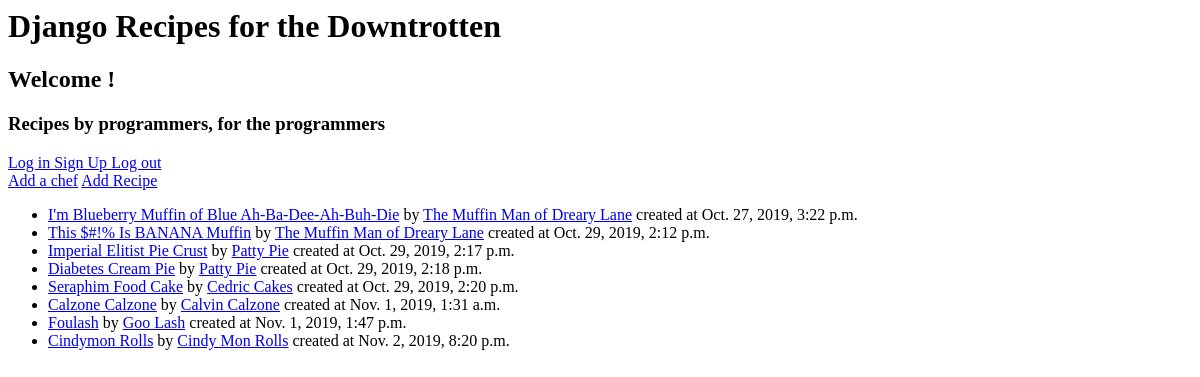
Before: / with the older database file.
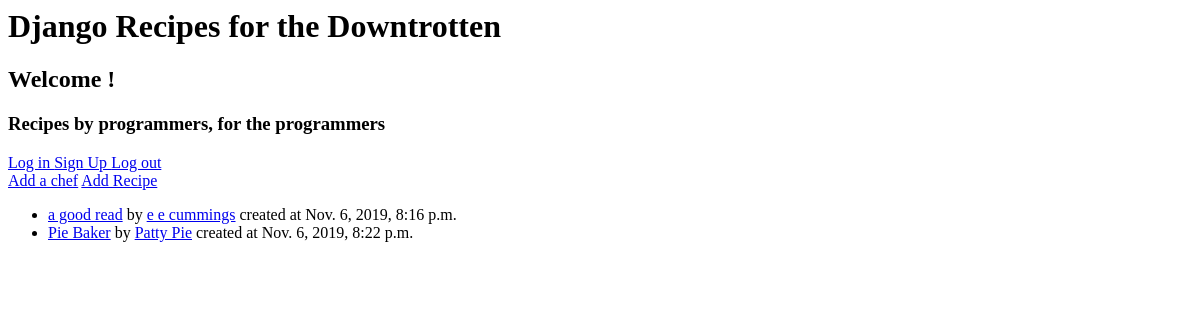
After: the same page with the newer database file.
### recipe_box/models.py (models this page shows, shortened)
class Recipe(models.Model):
    chef = models.ForeignKey(Chef, on_delete=models.CASCADE)
    date = models.DateTimeField(default=timezone.now)
    recipe_name = models.CharField(max_length=50)
    ingredients = models.TextField()
    steps = models.TextField()
    time_required = models.CharField(max_length=50)

class Chef(models.Model):
    user = models.OneToOneField(User, on_delete=models.CASCADE)
    name = models.CharField(max_length=50)
    bio = models.TextField(blank=True, null=True)
    def __str__(self):
        return f"{self.name}"

### recipe_box/views.py (the view)
# urls.py: path('', views.index, name='homepage'),
def index(request):
    html = "index.html"
    recipe = Recipe.objects.all()
    return render(request, html, {"data": recipe})

### recipe_box/templates/index.html (shortened to what this page needs)
<h1>Django Recipes for the Downtrotten</h1>
<h2>Welcome {{ user.username }}!</h2>
<h3>Recipes by programmers, for the programmers</h3>
<a href='/login/'> Log in </a> <a href='/signup/'> Sign Up </a> <a href='/logout/'> Log out </a> <br /><a href='/chefadd/'> Add a chef</a> <a href='/recipeadd/'> Add Recipe </a>
<ul>
    {% for item in data %}
        <li><a href='recipe/{{item.id}}/'>{{ item.recipe_name }}</a> by <a
            href='chef/{{item.chef.id}}'>{{ item.chef }}</a> created at {{item.date}}</li>
    {% endfor %}
</ul>

Changed rows visible on the page:
removed Recipe: recipe_name "I'm Blueberry Muffin of Blue Ah-Ba-Dee-Ah-Buh-Die", chef "The Muffin Man of Dreary Lane", date "Oct. 27, 2019, 3:22 p.m."
removed Recipe: recipe_name "This $#!% Is BANANA Muffin", chef "The Muffin Man of Dreary Lane", date "Oct. 29, 2019, 2:12 p.m."
removed Recipe: recipe_name "Imperial Elitist Pie Crust", chef "Patty Pie", date "Oct. 29, 2019, 2:17 p.m."
removed Recipe: recipe_name "Diabetes Cream Pie", chef "Patty Pie", date "Oct. 29, 2019, 2:18 p.m."
removed Recipe: recipe_name "Seraphim Food Cake", chef "Cedric Cakes", date "Oct. 29, 2019, 2:20 p.m."
removed Recipe: recipe_name "Calzone Calzone", chef "Calvin Calzone", date "Nov. 1, 2019, 1:31 a.m."
removed Recipe: recipe_name "Foulash", chef "Goo Lash", date "Nov. 1, 2019, 1:47 p.m."
removed Recipe: recipe_name "Cindymon Rolls", chef "Cindy Mon Rolls", date "Nov. 2, 2019, 8:20 p.m."
added Recipe: recipe_name "a good read", chef "e e cummings", date "Nov. 6, 2019, 8:16 p.m."
added Recipe: recipe_name "Pie Baker", chef "Patty Pie", date "Nov. 6, 2019, 8:22 p.m."
